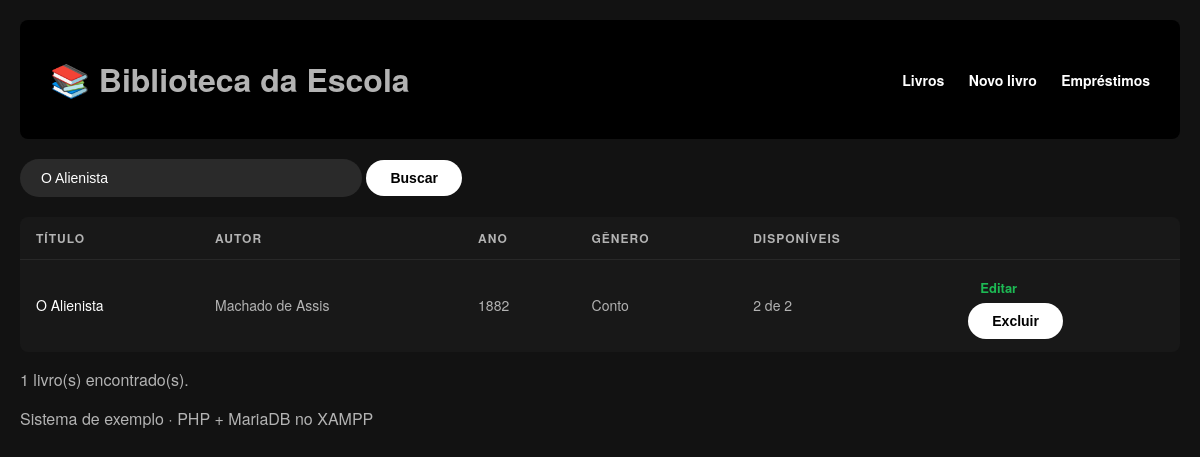
Screenshot of /index.php?busca=O Alienista with the database file from the repository.
### tables this page shows
CREATE TABLE livros (
  id          INT AUTO_INCREMENT PRIMARY KEY,
  titulo      VARCHAR(150) NOT NULL,
  autor       VARCHAR(100) NOT NULL,
  ano         INT,
  genero      VARCHAR(50),
  quantidade  INT NOT NULL DEFAULT 1
);

### conexao.php (called while the page is built, shortened)
<?php
function e($texto) {
    return htmlspecialchars((string)$texto, ENT_QUOTES, 'UTF-8');
}

### index.php (the view, shortened to what this page needs)
<?php
require 'conexao.php';
$busca = $_GET['busca'] ?? '';
$sql = "SELECT l.id, l.titulo, l.autor, l.ano, l.genero, l.quantidade,
               COUNT(e.id) AS emprestados
        FROM livros l
        LEFT JOIN emprestimos e
               ON e.livro_id = l.id AND e.data_devolucao IS NULL
        WHERE l.titulo LIKE :busca OR l.autor LIKE :busca2
        GROUP BY l.id, l.titulo, l.autor, l.ano, l.genero, l.quantidade
        ORDER BY l.titulo";
$consulta = $pdo->prepare($sql);
$consulta->execute([':busca' => "%$busca%", ':busca2' => "%$busca%"]);
$livros = $consulta->fetchAll();
require 'topo.php';
?>
<form method="get" class="busca">
  <input type="text" name="busca" value="<?= e($busca) ?>" placeholder="Buscar por título ou autor">
  <button>Buscar</button>
</form>
<table>
  <tr><th>Título</th><th>Autor</th><th>Ano</th><th>Gênero</th><th>Disponíveis</th><th></th></tr>
  <?php foreach ($livros as $livro): ?>
    <tr>
      <td><?= e($livro['titulo']) ?></td>
      <td><?= e($livro['autor']) ?></td>
      <td><?= e($livro['ano']) ?></td>
      <td><?= e($livro['genero']) ?></td>
      <td><?= $livro['quantidade'] - $livro['emprestados'] ?> de <?= $livro['quantidade'] ?></td>
      <td class="acoes">
        <a href="editar.php?id=<?= $livro['id'] ?>">Editar</a>
        <form method="post" action="excluir.php" onsubmit="return confirm('Excluir este livro?')">
          <button class="perigo">Excluir</button>
        </form>
      </td>
    </tr>
  <?php endforeach; ?>
</table>
<p class="total"><?= count($livros) ?> livro(s) encontrado(s).</p>
<?php require 'rodape.php'; ?>

### estilo.css (style rules this page uses)
body { background-color: #121212; color: #B3B3B3; font-family: 'Montserrat', 'Helvetica Neue', Helvetica, Arial, sans-serif; margin: 0; padding: 20px; }
input[type="text"], input[type="search"] { background-color: #2A2A2A; border: 1px solid transparent; color: #FFFFFF; padding: 10px 20px; border-radius: 50px; font-size: 14px; width: 300px; outline: none; transition: background-color 0.2s, border-color 0.2s; }
button, input[type="submit"] { background-color: #FFFFFF; color: #000000; border: none; padding: 10px 24px; font-weight: 700; font-size: 14px; border-radius: 50px; cursor: pointer; transition: transform 0.2s, background-color 0.2s; }
table { width: 100%; border-collapse: collapse; background-color: #181818; padding: 20px; border-radius: 8px; margin-top: 20px; }
th { color: #B3B3B3; text-transform: uppercase; font-size: 12px; letter-spacing: 1px; text-align: left; padding: 12px 16px; border-bottom: 1px solid #282828; }
td { color: #B3B3B3; font-size: 14px; padding: 12px 16px; border-bottom: 1px solid transparent; }
td:first-child, table tr td:nth-child(1) { color: #FFFFFF; font-weight: 500; }
td a, .btn-action { font-size: 13px; font-weight: 700; text-decoration: none; padding: 6px 12px; border-radius: 4px; margin-right: 5px; display: inline-block; }
td a[href*="editar"], .btn-edit { color: #1DB954 !important; background: transparent; }

### rows the page displays
livros: titulo "O Alienista", autor "Machado de Assis", ano "1882", genero "Conto", $livro['quantidade']-$livro['emprestados'] "2", quantidade "2"

### other values shown
count($livros) "1"
